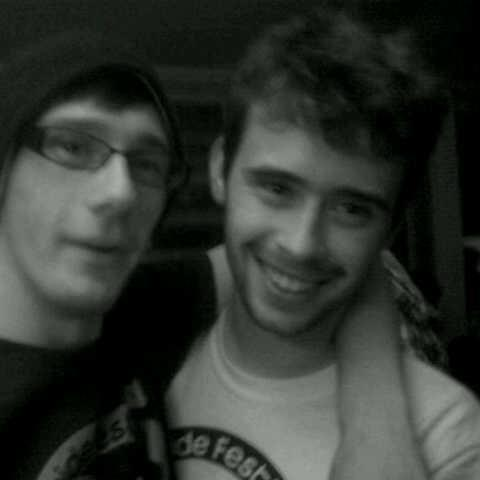
#> input picture src/webappflask/photos/Aaron_53b1315b51e87f684c489d8f/1.jpg, 480 x 480 px
$ python detector.py ../../../../src/webappflask/photos/Aaron_53b1315b51e87f684c489d8f/1.jpg out.png   (Python 2 division)
#> lines starting #> are read from the running program, lines starting #| are printed output that depends on the picture; after the words box and inside, x2 and y2 are one past the last pixel; in counts of white or black regions, pixels touching at a corner belong together
#> further down, img is the input picture: shape (480, 480, 3); mean B, G, R 47.3, 52.5, 48.1
import sys
import os
import cv2
import numpy as np

class Detector:
	def detect(self, src):
		raise NotImplementedError("Every Detector must implement the detect method.")

class SkinDetector(Detector):
	"""
	Implements common color thresholding rules for the RGB, YCrCb and HSV color
	space. The values are taken from a paper, which I can't find right now, so
	be careful with this detector.

	"""
	# [35 lines left out: functions _R1, _R2, _R3, detect, not called in this run]

class CascadedDetector(Detector):
	"""
	Uses the OpenCV cascades to perform the detection. Returns the Regions of Interest, where
	the detector assumes a face. You probably have to play around with the scaleFactor,
	minNeighbors and minSize parameters to get good results for your use case. From my
	personal experience, all I can say is: there's no parameter combination which *just
	works*.
	"""
	def __init__(self, cascade_fn="./cascades/haarcascade_frontalface_alt2.xml", scaleFactor=1.2, minNeighbors=5, minSize=(30,30)):
		if not os.path.exists(cascade_fn):
			raise IOError("No valid cascade found for path=%s." % cascade_fn)
		self.cascade = cv2.CascadeClassifier(cascade_fn)
		self.scaleFactor = scaleFactor
		self.minNeighbors = minNeighbors
		self.minSize = minSize

	def detect(self, src):
		if np.ndim(src) == 3:
			src = cv2.cvtColor(src, cv2.COLOR_BGR2GRAY)
		src = cv2.equalizeHist(src)
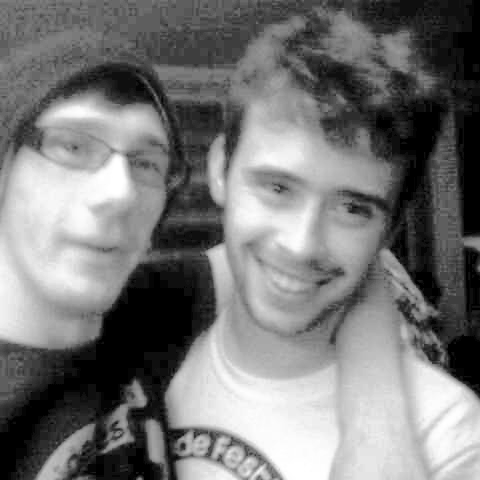
#> src: shape (480, 480); min 0, max 255, mean 120.1
		rects = self.cascade.detectMultiScale(src, scaleFactor=self.scaleFactor, minNeighbors=self.minNeighbors, minSize=self.minSize)
#> rects = [[216, 122, 199, 199]]
		if len(rects) == 0:
			return []
		rects[:,2:] += rects[:,:2]
		return rects

class SkinFaceDetector(Detector):
	"""
	Uses the SkinDetector to accept only faces over a given skin color tone threshold (ignored for
	grayscale images). Be careful with skin color tone thresholding, as it won't work in uncontrolled
	scenarios (without preprocessing)!

	"""
	# [16 lines left out: functions __init__, detect, not called in this run]

if __name__ == "__main__":
	# script parameters
	if len(sys.argv) < 2:
		raise Exception("No image given.")
	inFileName = sys.argv[1]
	outFileName = None
	if len(sys.argv) > 2:
		outFileName = sys.argv[2]
	if outFileName == inFileName:
		outFileName = None
	# detection begins here
	img = np.array(cv2.imread(inFileName), dtype=np.uint8)
	imgOut = img.copy()
	# set up detectors
	#detector = SkinFaceDetector(threshold=0.3, cascade_fn="/home/philipp/projects/opencv2/OpenCV-2.3.1/data/haarcascades/haarcascade_frontalface_alt2.xml")
	detector = CascadedDetector(cascade_fn="haarcascade_frontalface_alt2.xml")
	eyesDetector = CascadedDetector(scaleFactor=1.1,minNeighbors=5, minSize=(20,20), cascade_fn="haarcascade_eye.xml")
	# detection
	for i,r in enumerate(detector.detect(img)):
		x0,y0,x1,y1 = r
		cv2.rectangle(imgOut, (x0,y0),(x1,y1),(0,255,0),1)
		face = img[y0:y1,x0:x1]
		for j,r2 in enumerate(eyesDetector.detect(face)):
			ex0,ey0,ex1,ey1 = r2
			cv2.rectangle(imgOut, (x0+ex0,y0+ey0),(x0+ex1,y0+ey1),(0,255,0),1)
#> this loop made 1 pass
#> (x0, y0, x1, y1) on pass 1: (216, 122, 415, 321)
#> pass 1, `face = img[y0:y1,x0:x1]`:
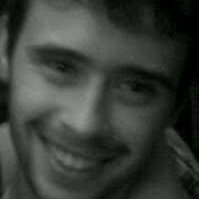
#> face: shape (199, 199, 3); mean B, G, R 55, 60.7, 55.9
#> after the loop:
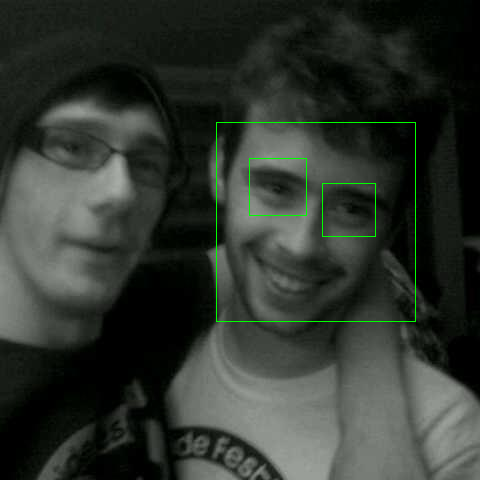
#> imgOut: shape (480, 480, 3); 0.54% of pixels changed, all inside (x1, y1, x2, y2) = (216, 122, 416, 322)
	# display image or write to file
	if outFileName is None:
		cv2.imshow('faces', imgOut)
		cv2.waitKey(0)
		cv2.imwrite(outFileName, imgOut)
